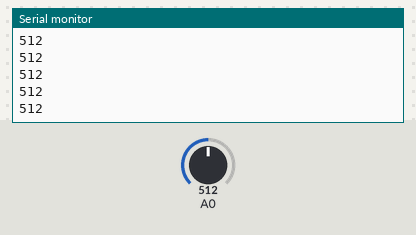
The sketch below on a simulated Arduino Uno, built with avr-gcc and run on an emulated ATmega328P. Shown: the last lines printed to the serial monitor. The inputs (shaded band) are chosen by the test bench; at power-on: A0 = 512.

Above: at 8.2 s.
8.3 s: A0 set to 716
At 9.1 s:
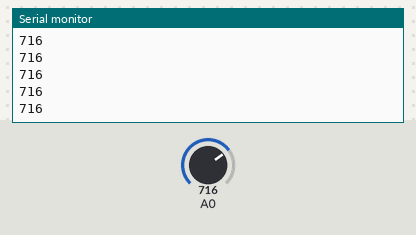
9.8 s: A0 set to 900
At 10.4 s:
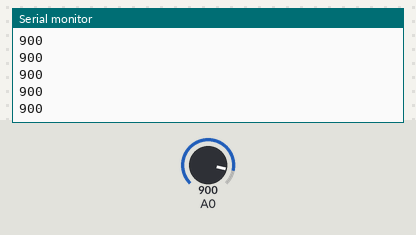
Timing chart, 0 to 12.8 s (numbered marks = the images above; inputs shaded):
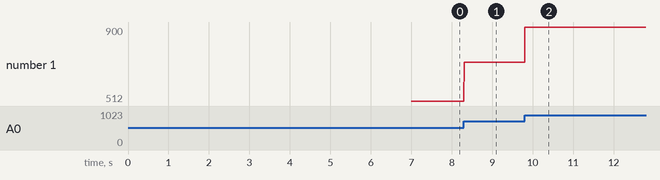

The sketch:

LightTheremin_Test.ino
```cpp
/*
  Arduino Starter Kit example
 Modified Project 6  - Light Theremin

 Parts required:
 photoresistor
 10 kilohm resistor
 piezo

 http://arduino.cc/starterKit

 This example code is part of the public domain
*/

// variable to hold sensor value
int sensorValue;
// variable to calibrate low value
int sensorLow = 1023;
// variable to calibrate high value
int sensorHigh = 0;

void setup() {
  Serial.begin(9600);

// calibrate for the first five seconds after program runs
  while (millis() < 5000) {
    // record the maximum sensor value

    sensorValue = analogRead(A0);
    if (sensorValue > sensorHigh) {
      sensorHigh = sensorValue;
    }
    // record the minimum sensor value
    if (sensorValue < sensorLow) {
      sensorLow = sensorValue;
    }
  }

  Serial.println("Done Checking Lights...");
  delay(2000);
}

void loop() {
  //read the input from A0 and store it in a variable
  sensorValue = analogRead(A0);

  // Shows the light value/intensity
  Serial.println(sensorValue);

  // wait for a moment
  delay(10);
}
```

Measured:
- after the input at 8.3 s, the serial monitor: prints a new line at once (image 1)
- after the input at 9.8 s, the serial monitor: prints a new line at once (image 2)
- plotted number 1: 512 → 716 after the input at 8.3 s, 716 → 900 after the input at 9.8 s
